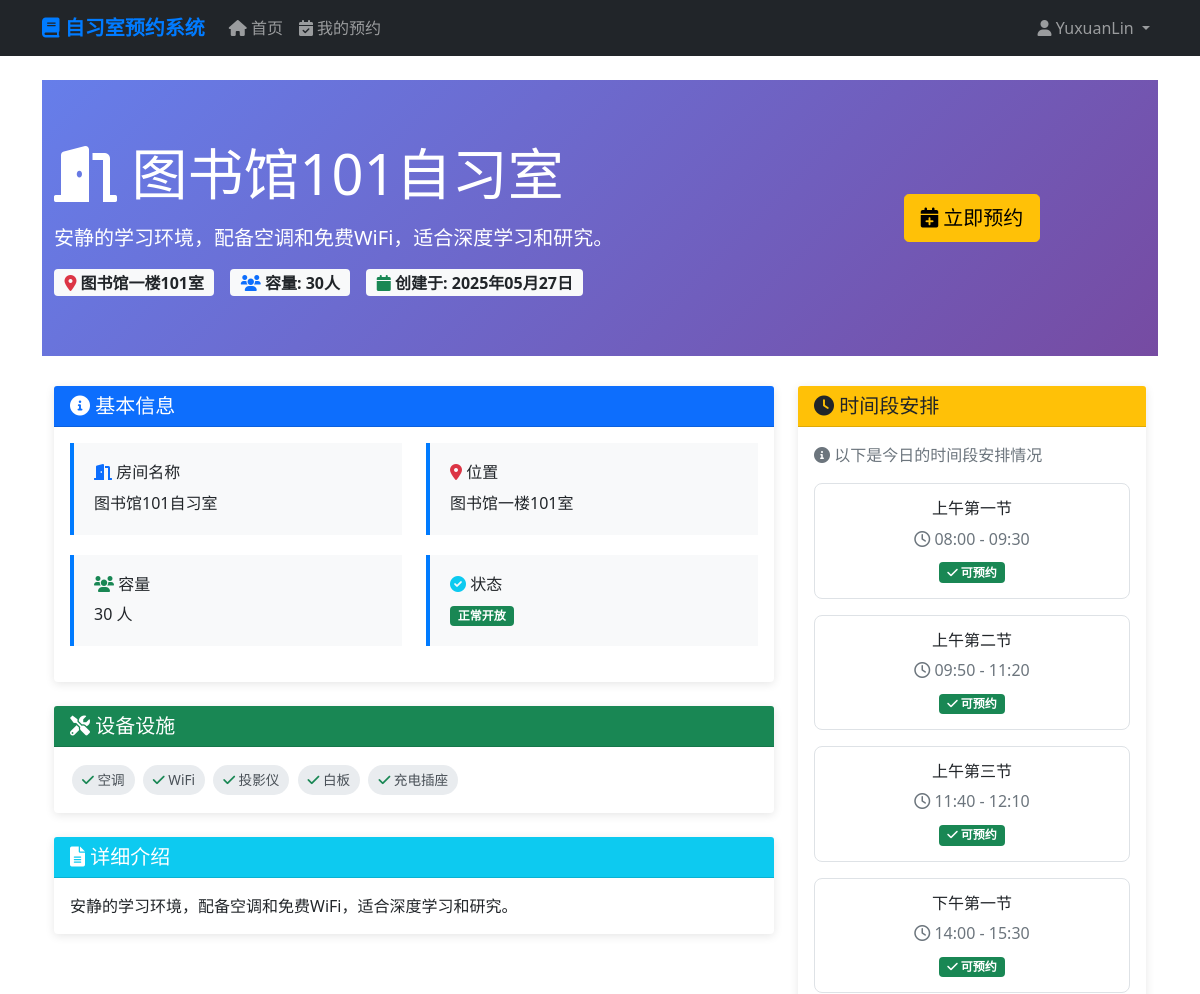
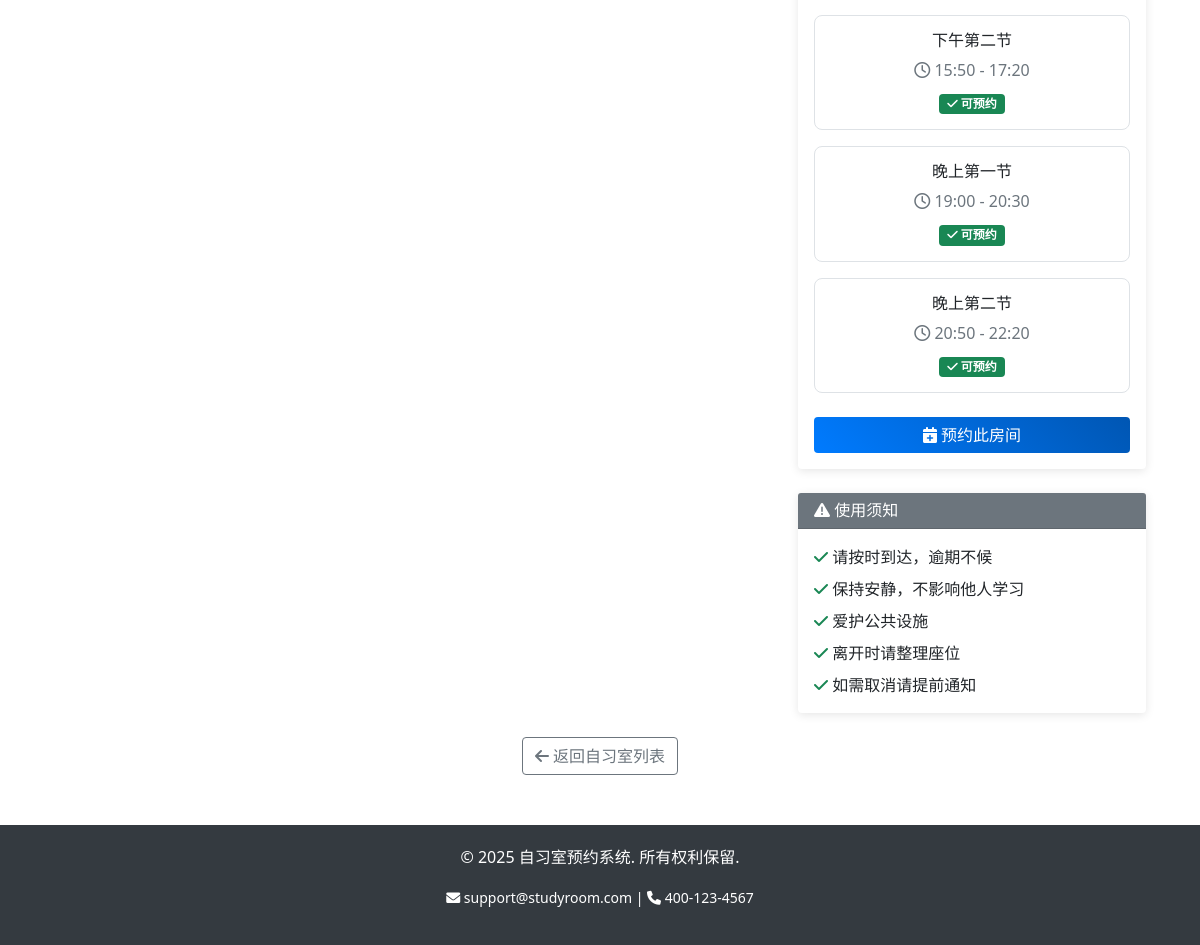
Page /1/ (signed in) on the committed database (2 pictures, top to bottom).
### accounts/models.py (models this page shows, shortened)
class User(AbstractUser):
    USER_TYPE_CHOICES = [
        ('student', '学生'),
        ('teacher', '教师'),
        ('admin', '管理员'),
    ]
    user_type = models.CharField(
        max_length=10,
        choices=USER_TYPE_CHOICES,
        default='student',
        verbose_name='用户类型'
    )
    phone = models.CharField(
        max_length=11,
        blank=True,
        null=True,
        verbose_name='手机号'
    )
    student_id = models.CharField(
        max_length=20,
        blank=True,
        null=True,
        verbose_name='学号/工号'
    )
    avatar = models.ImageField(
        upload_to='avatars/',
        blank=True,
        null=True,
        verbose_name='头像'
    )
    created_at = models.DateTimeField(auto_now_add=True, verbose_name='创建时间')
    updated_at = models.DateTimeField(auto_now=True, verbose_name='更新时间')
    class Meta:
        verbose_name = '用户'
        verbose_name_plural = '用户'

### rooms/models.py (models this page shows, shortened)
class StudyRoom(models.Model):
    name = models.CharField(max_length=100, verbose_name='自习室名称')
    description = models.TextField(blank=True, verbose_name='描述')
    capacity = models.PositiveIntegerField(verbose_name='容量')
    location = models.CharField(max_length=200, verbose_name='位置')
    equipment = models.TextField(blank=True, verbose_name='设备')
    image = models.ImageField(
        upload_to='room_images/',
        blank=True,
        null=True,
        verbose_name='图片'
    )
    is_active = models.BooleanField(default=True, verbose_name='是否启用')
    created_at = models.DateTimeField(auto_now_add=True, verbose_name='创建时间')
    updated_at = models.DateTimeField(auto_now=True, verbose_name='更新时间')
    class Meta:
        verbose_name = '自习室'
        verbose_name_plural = '自习室'
        ordering = ['name']

class TimeSlot(models.Model):
    name = models.CharField(max_length=50, verbose_name='时间段名称')
    start_time = models.TimeField(verbose_name='开始时间')
    end_time = models.TimeField(verbose_name='结束时间')
    is_active = models.BooleanField(default=True, verbose_name='是否启用')
    class Meta:
        verbose_name = '时间段'
        verbose_name_plural = '时间段'
        ordering = ['start_time']

### rooms/views.py (the view)
# urls.py: path('<int:pk>/', views.RoomDetailView.as_view(), name='room_detail'),
class RoomDetailView(LoginRequiredMixin, DetailView):
    model = StudyRoom
    template_name = 'rooms/room_detail.html'
    context_object_name = 'room'
    def get_context_data(self, **kwargs):
        context = super().get_context_data(**kwargs)
        context['time_slots'] = TimeSlot.objects.filter(is_active=True).order_by('start_time')
        return context

### rooms/templatetags/room_filters.py (called while the page is built)
@register.filter(name='split')
def split_string(value, arg):
    if isinstance(value, str):
        return value.split(arg)
    return value

### templates/rooms/room_detail.html (shortened to what this page needs)
{% extends 'base.html' %}
{% load room_filters %}
{% block content %}
<div class="room-hero">
    <div class="container">
        <div class="row align-items-center">
            <div class="col-md-8">
                <h1 class="display-4 mb-3">
                    <i class="fas fa-door-open"></i> {{ room.name }}
                </h1>
                <p class="lead mb-3">{{ room.description }}</p>
                <div class="d-flex flex-wrap gap-3">
                    <span class="badge bg-light text-dark fs-6">
                        <i class="fas fa-map-marker-alt text-danger"></i> {{ room.location }}
                    </span>
                    <span class="badge bg-light text-dark fs-6">
                        <i class="fas fa-users text-primary"></i> 容量: {{ room.capacity }}人
                    </span>
                    <span class="badge bg-light text-dark fs-6">
                        <i class="fas fa-calendar text-success"></i> 创建于: {{ room.created_at|date:"Y年m月d日" }}
                    </span>
                </div>
            </div>
            <div class="col-md-4 text-center">
                <a href="{% url 'bookings:booking_create' room.pk %}" class="btn btn-warning btn-lg">
                    <i class="fas fa-calendar-plus"></i> 立即预约
                </a>
            </div>
        </div>
    </div>
</div>
<div class="container">
    <div class="row">
        <div class="col-lg-8">
            <div class="card mb-4">
                <div class="card-header bg-primary text-white">
                    <h5 class="mb-0"><i class="fas fa-info-circle"></i> 基本信息</h5>
                </div>
                <div class="card-body">
                    <div class="row">
                        <div class="col-md-6">
                            <div class="info-card">
                                <h6><i class="fas fa-door-open text-primary"></i> 房间名称</h6>
                                <p class="mb-0">{{ room.name }}</p>
                            </div>
                        </div>
                        <div class="col-md-6">
                            <div class="info-card">
                                <h6><i class="fas fa-map-marker-alt text-danger"></i> 位置</h6>
                                <p class="mb-0">{{ room.location }}</p>
                            </div>
                        </div>
                        <div class="col-md-6">
                            <div class="info-card">
                                <h6><i class="fas fa-users text-success"></i> 容量</h6>
                                <p class="mb-0">{{ room.capacity }} 人</p>
                            </div>
                        </div>
                        <div class="col-md-6">
                            <div class="info-card">
                                <h6><i class="fas fa-check-circle text-info"></i> 状态</h6>
                                <p class="mb-0">
                                    {% if room.is_active %}
                                    <span class="badge bg-success">正常开放</span>
                                    {% else %}
                                    <span class="badge bg-danger">暂停使用</span>
                                    {% endif %}
                                </p>
                            </div>
                        </div>
                    </div>
                </div>
            </div>
            {% if room.equipment %}
            <div class="card mb-4">
                <div class="card-header bg-success text-white">
                    <h5 class="mb-0"><i class="fas fa-tools"></i> 设备设施</h5>
                </div>
                <div class="card-body">
                    {% for equipment in room.equipment|split:"、" %}
                    <span class="equipment-tag">
                        <i class="fas fa-check text-success"></i> {{ equipment }}
                    </span>
                    {% endfor %}
                </div>
            </div>
            {% endif %}
            {% if room.description %}
            <div class="card mb-4">
                <div class="card-header bg-info text-white">
                    <h5 class="mb-0"><i class="fas fa-file-alt"></i> 详细介绍</h5>
                </div>
                <div class="card-body">
                    <p class="mb-0">{{ room.description }}</p>
                </div>
            </div>
            {% endif %}
        </div>
        <div class="col-lg-4">
            <div class="card sticky-top" style="top: 20px;">
                <div class="card-header bg-warning text-dark">
                    <h5 class="mb-0"><i class="fas fa-clock"></i> 时间段安排</h5>
                </div>
                <div class="card-body">
                    <p class="text-muted mb-3">
                        <i class="fas fa-info-circle"></i>
                        以下是今日的时间段安排情况
                    </p>
                    {% for slot in time_slots %}
                    <div class="time-slot-card mb-3">
                        <h6 class="mb-2">{{ slot.name }}</h6>
                        <p class="text-muted mb-2">
                            <i class="far fa-clock"></i>
                            {{ slot.start_time|time:"H:i" }} - {{ slot.end_time|time:"H:i" }}
                        </p>
                        <span class="badge bg-success">
                            <i class="fas fa-check"></i> 可预约
                        </span>
                    </div>
                    {% endfor %}
                    <div class="d-grid mt-4">
                        <a href="{% url 'bookings:booking_create' room.pk %}" class="btn btn-primary">
                            <i class="fas fa-calendar-plus"></i> 预约此房间
                        </a>
                    </div>
                </div>
            </div>
            <div class="card mt-4">
                <div class="card-header bg-secondary text-white">
                    <h6 class="mb-0"><i class="fas fa-exclamation-triangle"></i> 使用须知</h6>
                </div>
                <div class="card-body">
                    <ul class="list-unstyled mb-0">
                        <li class="mb-2">
                            <i class="fas fa-check text-success"></i> 请按时到达，逾期不候
                        </li>
                        <li class="mb-2">
                            <i class="fas fa-check text-success"></i> 保持安静，不影响他人学习
                        </li>
                        <li class="mb-2">
                            <i class="fas fa-check text-success"></i> 爱护公共设施
                        </li>
                        <li class="mb-2">
                            <i class="fas fa-check text-success"></i> 离开时请整理座位
                        </li>
                        <li class="mb-0">
                            <i class="fas fa-check text-success"></i> 如需取消请提前通知
                        </li>
                    </ul>
                </div>
            </div>
        </div>
    </div>
    <div class="row mt-4">
        <div class="col-12 text-center">
            <a href="{% url 'rooms:room_list' %}" class="btn btn-outline-secondary">
                <i class="fas fa-arrow-left"></i> 返回自习室列表
            </a>
        </div>
    </div>
</div>
{% endblock %}

### templates/base.html (shortened to what this page needs)
<!DOCTYPE html>
<html lang="zh-cn">
<head>
    <link href="https://cdn.jsdelivr.net/npm/bootstrap@5.1.3/dist/css/bootstrap.min.css" rel="stylesheet">
    <link href="https://cdnjs.cloudflare.com/ajax/libs/font-awesome/6.0.0/css/all.min.css" rel="stylesheet">
</head>
<body>
    <nav class="navbar navbar-expand-lg navbar-dark bg-dark">
        <div class="container">
            <a class="navbar-brand" href="{% url 'rooms:room_list' %}">
                <i class="fas fa-book"></i> 自习室预约系统
            </a>
            <div class="collapse navbar-collapse" id="navbarNav">
                <ul class="navbar-nav me-auto">
                    <li class="nav-item">
                        <a class="nav-link" href="{% url 'rooms:room_list' %}">
                            <i class="fas fa-home"></i> 首页
                        </a>
                    </li>
                    {% if user.is_authenticated %}
                    <li class="nav-item">
                        <a class="nav-link" href="{% url 'bookings:booking_list' %}">
                            <i class="fas fa-calendar-check"></i> 我的预约
                        </a>
                    </li>
                    {% endif %}
                </ul>
                <ul class="navbar-nav">
                    {% if user.is_authenticated %}
                    <li class="nav-item dropdown">
                        <a class="nav-link dropdown-toggle" href="#" id="navbarDropdown" role="button" data-bs-toggle="dropdown">
                            <i class="fas fa-user"></i> {{ user.username }}
                        </a>
                    </li>
                    {% endif %}
                </ul>
            </div>
        </div>
    </nav>
    <main class="container my-4">
        {% block content %}{% endblock %}
    </main>
    <footer class="text-center">
        <div class="container">
            <p>&copy; 2025 自习室预约系统. 所有权利保留.</p>
            <p>
                <small>
                    <i class="fas fa-envelope"></i> support@studyroom.com |
                    <i class="fas fa-phone"></i> 400-123-4567
                </small>
            </p>
        </div>
    </footer>
</body>
</html>

### templates/base.html (style rules this page uses)
.navbar-brand { font-weight: bold; color: #007bff !important; }
.card { transition: transform 0.2s; border: none; box-shadow: 0 2px 10px rgba(0,0,0,0.1); }
.btn-primary { background: linear-gradient(45deg, #007bff, #0056b3); border: none; }
footer { background-color: #343a40; color: white; padding: 20px 0; margin-top: 50px; }

### templates/rooms/room_detail.html (style rules this page uses)
.room-hero { background: linear-gradient(135deg, #667eea 0%, #764ba2 100%); color: white; padding: 60px 0; margin-bottom: 30px; }
.info-card { background: #f8f9fa; border-left: 4px solid #007bff; padding: 20px; margin-bottom: 20px; }
.equipment-tag { display: inline-block; background: #e9ecef; color: #495057; padding: 5px 10px; margin: 2px; border-radius: 15px; font-size: 0.85rem; }
.time-slot-card { border: 1px solid #dee2e6; border-radius: 8px; padding: 15px; text-align: center; transition: all 0.3s ease; }

### rows in the picture
User: username "YuxuanLin"
StudyRoom: name "图书馆101自习室", description "安静的学习环境，配备空调和免费WiFi，适合深度学习和研究。", location "图书馆一楼101室", capacity "30", created_at "2025年05月27日"
TimeSlot: name "上午第一节", start_time "08:00", end_time "09:30"
TimeSlot: name "上午第二节", start_time "09:50", end_time "11:20"
TimeSlot: name "上午第三节", start_time "11:40", end_time "12:10"
TimeSlot: name "下午第一节", start_time "14:00", end_time "15:30"
TimeSlot: name "下午第二节", start_time "15:50", end_time "17:20"
TimeSlot: name "晚上第一节", start_time "19:00", end_time "20:30"
TimeSlot: name "晚上第二节", start_time "20:50", end_time "22:20"

### other values in the picture
{{ equipment }} "空调" "WiFi" "投影仪" "白板" "充电插座"
